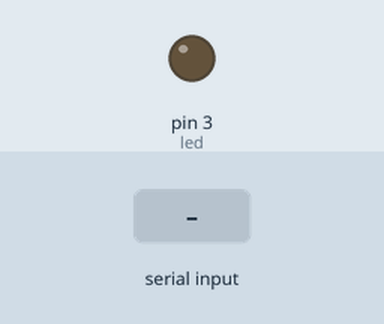
This sketch was run on a simulated Arduino Uno, built with avr-gcc and run on an emulated ATmega328P. Parts: output pins drawn as LEDs (lit = HIGH). The test bench sets the inputs (shaded band).

Above: at 1.2 s.
1.3 s: "1" received over Serial
At 2.1 s:
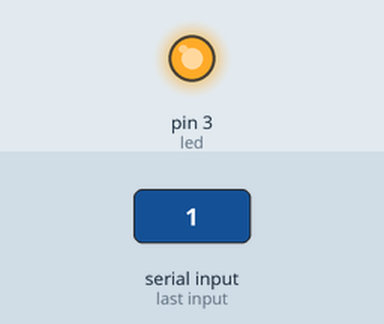
2.8 s: "2" received over Serial
At 3.3 s:
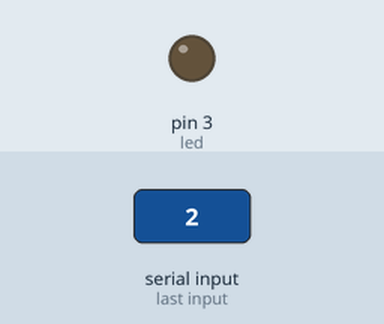
Timing chart, 0 to 5.8 s (numbered marks = the images above; inputs shaded):
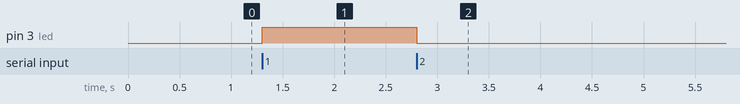

Measured:
- after the input at 1.3 s, pin 3 (led): LOW → HIGH at once
- after the input at 2.8 s, pin 3 (led): HIGH → LOW at once

The sketch:

Test2.ino
```cpp
int led = 3;
char data;

int pot = A0;
int reading;

void setup() {
  // put your setup code here, to run once:
  pinMode(led,OUTPUT);
  Serial.begin(9600);

}

void loop() {
  // put your main code here, to run repeatedly:
  while (Serial.available())
  {
    data = Serial.read();
    if (data == '1')
    {
      digitalWrite(led,1);
    }
    else if (data == '2')
    {
      digitalWrite(led,0);
    }
    else if (data == '3')
    {
      reading = analogRead(pot);
      Serial.println(reading);
    }
  }

}
```
